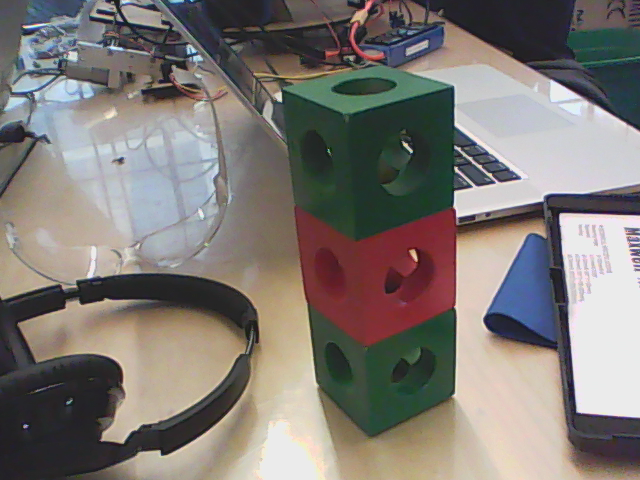
//> input picture vision/3cubes.png, 640 x 480 px, given in place of the camera
$ ./fgliv   (built with g++ and OpenCV 4)
//> lines starting //> are read from the running program, lines starting //| are printed output that depends on the picture; after the words box and inside, x2 and y2 are one past the last pixel; in counts of white or black regions, pixels touching at a corner belong together
////////////////////////////////////////////////////////////////////////////////////////////////////////////////////////////////
#include <iostream>
#include "opencv2/highgui/highgui.hpp"
#include "opencv2/imgproc/imgproc.hpp"

using namespace cv;
using namespace std;

void filterGreenPx(Vec3b& color,double& gb, double& gr) {//bgr
//        vector<vector<bool> > eliminate(,vector<bool>());
        if(color[1] < color[0]*gb || color[1] < color[2]*gr){
                color[2] = 0;
                color[1] = 0;
                color[0] = 0;
        }

}

void filterGreen(Mat& img,double& gb, double& gr) {
   for(int y = 0; y < img.rows ; y++)
        for(int x = 0; x < img.cols;x++)//bgr
                filterGreenPx(img.at<Vec3b>(Point(x,y)),gb,gr);
}


 int main( int argc, char** argv )
 {
    VideoCapture cap(0); //capture the video from webcam

    if ( !cap.isOpened() )  // if not success, exit program
    {
         cout << "Cannot open the web cam" << endl;
         return -1;
    }


    namedWindow("Control", CV_WINDOW_AUTOSIZE); //create a window called "Control"

int gb=0;
int gr=0;

  //Create trackbars in "Control" window
 createTrackbar("G/B minimum*100", "Control", &gb, 300); //Hue (0 - 179)
//> slider 'G/B minimum*100' is set to 60

  createTrackbar("G/R minimum*100", "Control", &gr, 300); //Saturation (0 - 255)
//> slider 'G/R minimum*100' is set to 60


  int iLastX = -1;
 int iLastY = -1;

  //Capture a temporary image from the camera
 Mat imgTmp;
 cap.read(imgTmp);
//> imgTmp is the input picture: 480 rows x 640 cols, CV_8UC3; mean B, G, R 116.8, 121.2, 127

  //Create a black image with the size as the camera output

    while (true)
    {
        Mat imgOriginal;

        bool bSuccess = cap.read(imgOriginal); // read a new frame from video


         if (!bSuccess) //if not success, break loop
        {
             cout << "Cannot read a frame from video stream" << endl;
             break;
        }


   Mat imgThresholded;
   imgOriginal.copyTo(imgThresholded);
double dgb = ((double)gb)/100, dgr = ((double)gr)/100;
     filterGreen(imgThresholded, dgb,dgr);
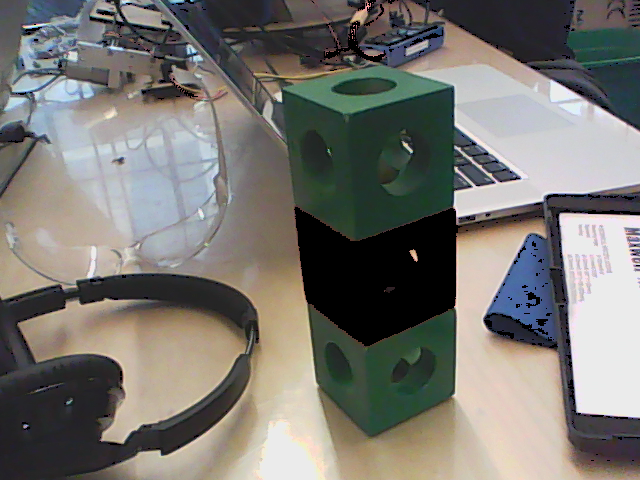
//> imgThresholded: 480 rows x 640 cols, CV_8UC3; 6.26% of pixels changed, all inside (x1, y1, x2, y2) = (0, 0, 640, 464)
  erode(imgThresholded, imgThresholded, getStructuringElement(MORPH_ELLIPSE, Size(9, 9)) );
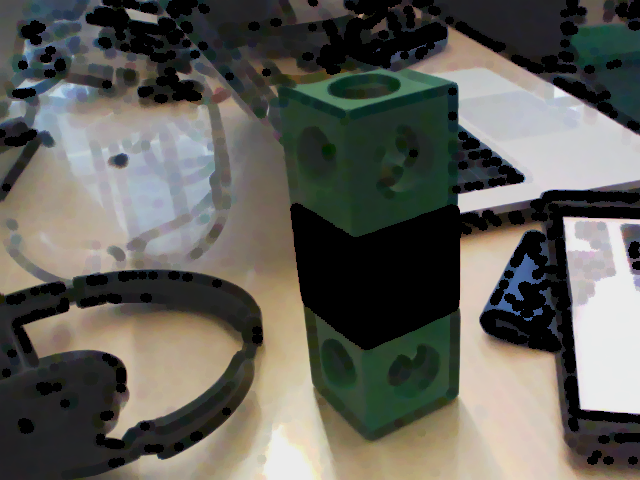
//> imgThresholded: 480 rows x 640 cols, CV_8UC3; mean B, G, R 88.9, 95.7, 96.4
  dilate( imgThresholded, imgThresholded, getStructuringElement(MORPH_ELLIPSE, Size(9, 9)) );
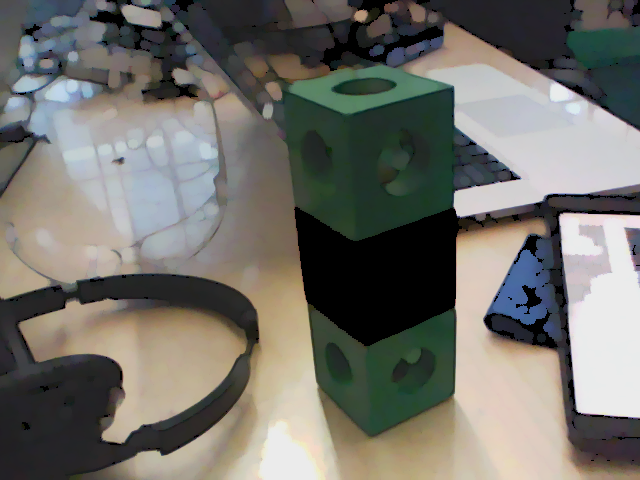
//> imgThresholded: 480 rows x 640 cols, CV_8UC3; mean B, G, R 106.5, 112.8, 114

   //morphological closing (removes small holes from the foreground)
  dilate( imgThresholded, imgThresholded, getStructuringElement(MORPH_ELLIPSE, Size(9, 9)) );
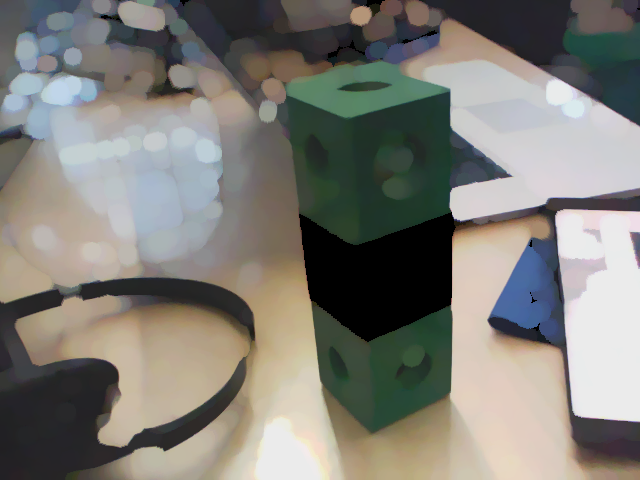
//> imgThresholded: 480 rows x 640 cols, CV_8UC3; mean B, G, R 119.2, 125.8, 127.4
  erode(imgThresholded, imgThresholded, getStructuringElement(MORPH_ELLIPSE, Size(9, 9)) );
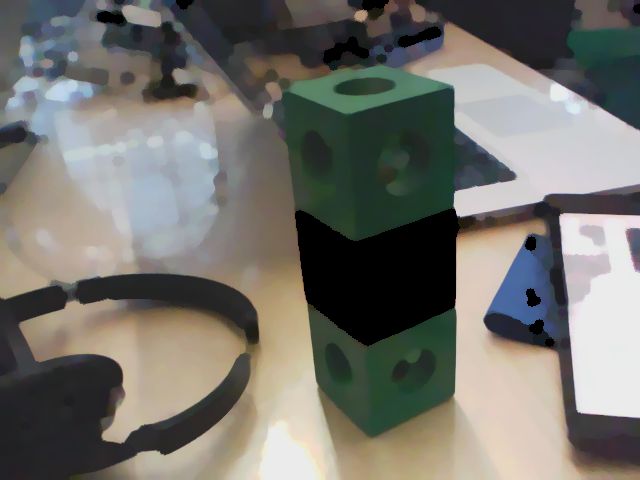
//> imgThresholded: 480 rows x 640 cols, CV_8UC3; mean B, G, R 108.7, 114.8, 116

  // [33 lines of commented-out code are left out]

  imshow("Filtered", imgThresholded); //show the original image
  imshow("Original", imgOriginal); //show the original image
        if (waitKey(30) == 27) //wait for 'esc' key press for 30ms. If 'esc' key is pressed, break loop
//> the Esc key is pressed
       {
            cout << "esc key is pressed by user" << endl;
            break;
       }
    }

   return 0;
}

$ run again, on vision/cubeA1.png
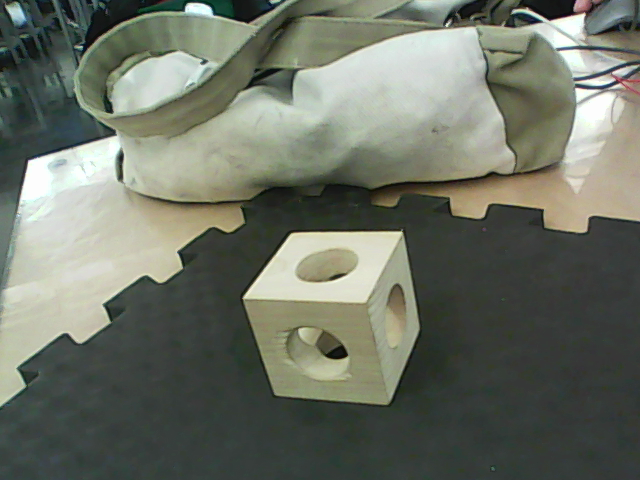
//> input picture vision/cubeA1.png, 640 x 480 px, given in place of the camera
//> imgTmp is the input picture: 480 rows x 640 cols, CV_8UC3; mean B, G, R 101.3, 113.7, 108.4
//> `dilate( imgThresholded, imgThresholded, getStructuringElement(MORPH_EL..`:
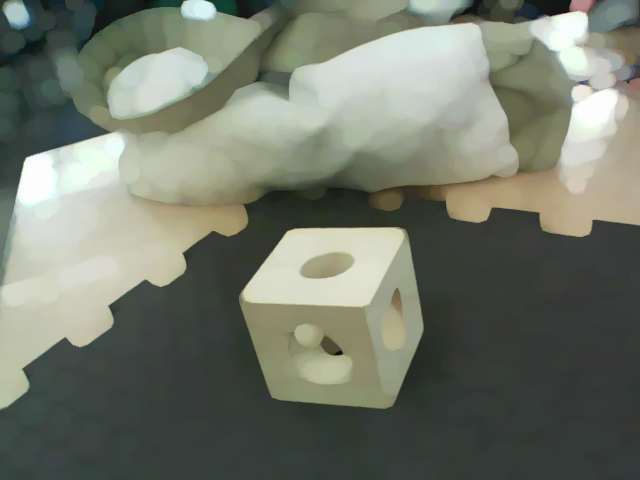
//> imgThresholded: 480 rows x 640 cols, CV_8UC3; mean B, G, R 107.4, 120.4, 114.9
//> `erode(imgThresholded, imgThresholded, getStructuringElement(MORPH_ELLI..`:
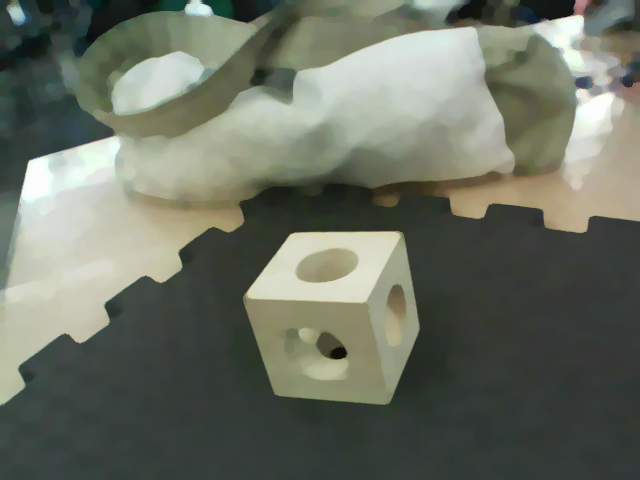
//> imgThresholded: 480 rows x 640 cols, CV_8UC3; mean B, G, R 99, 111.9, 106.5
